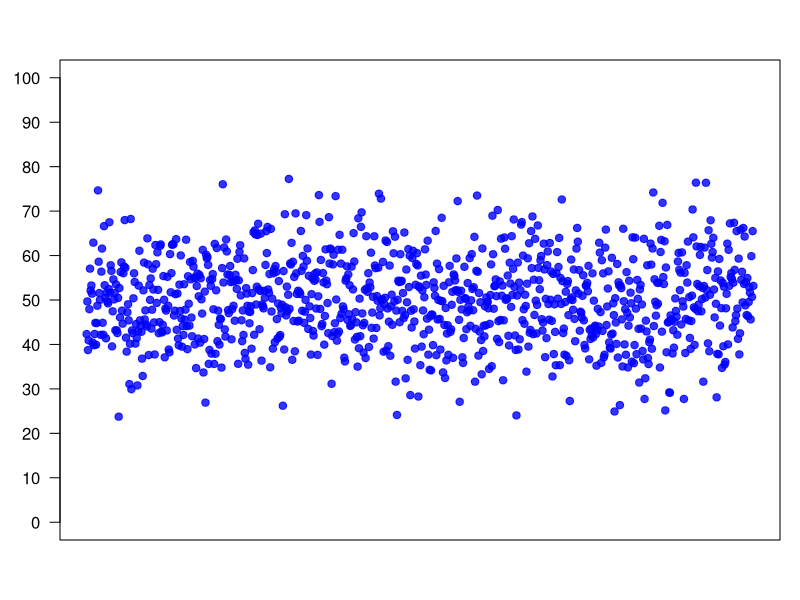
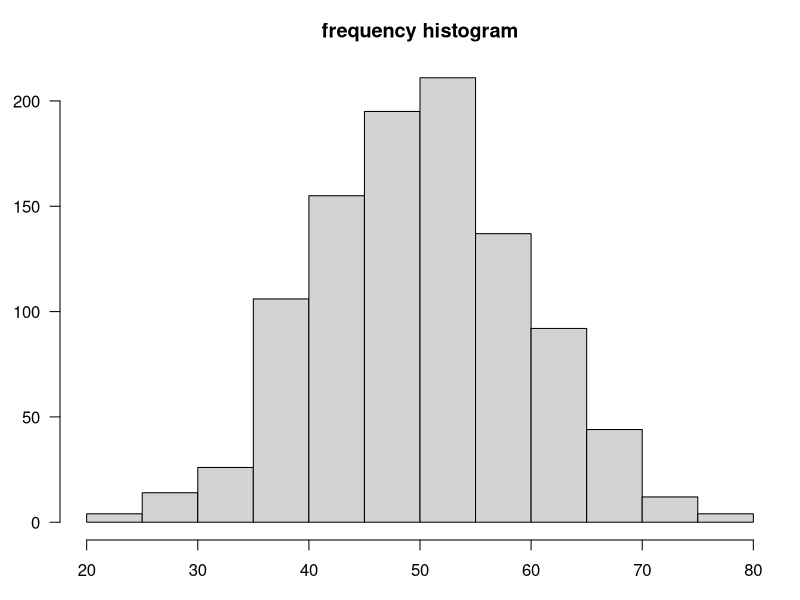
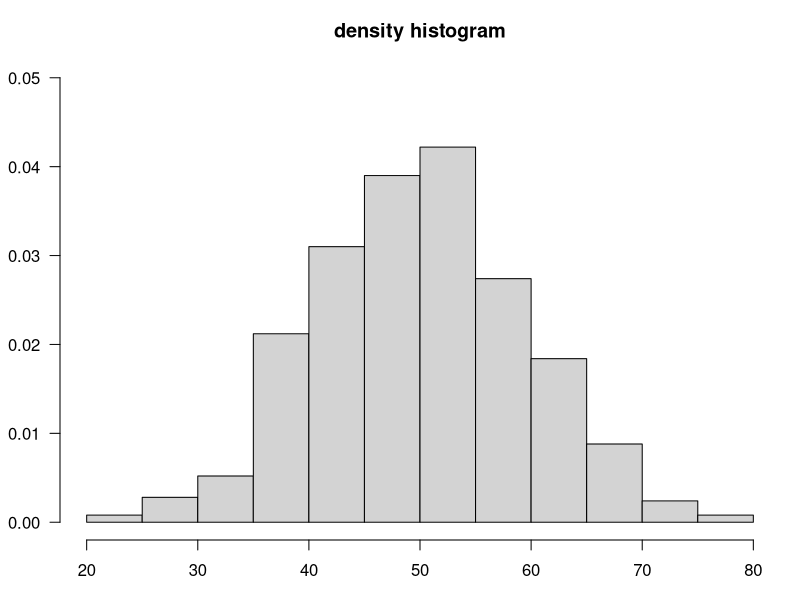
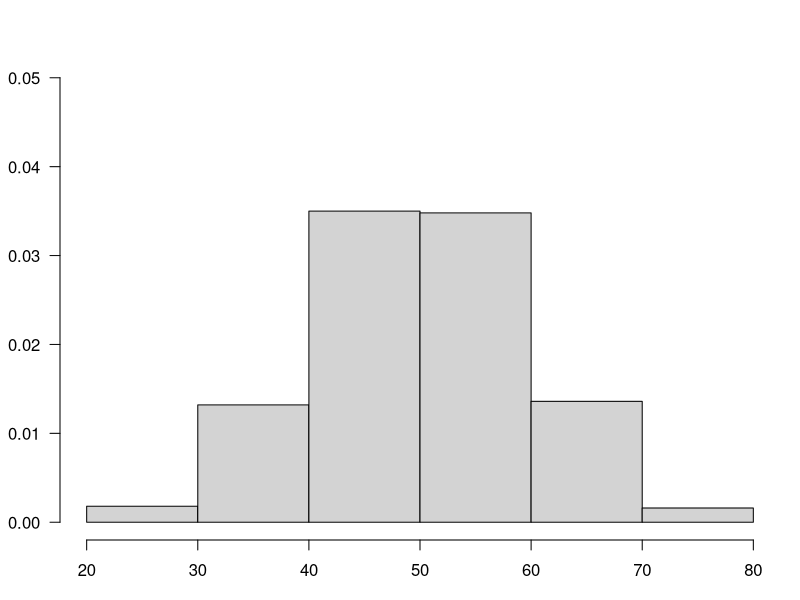
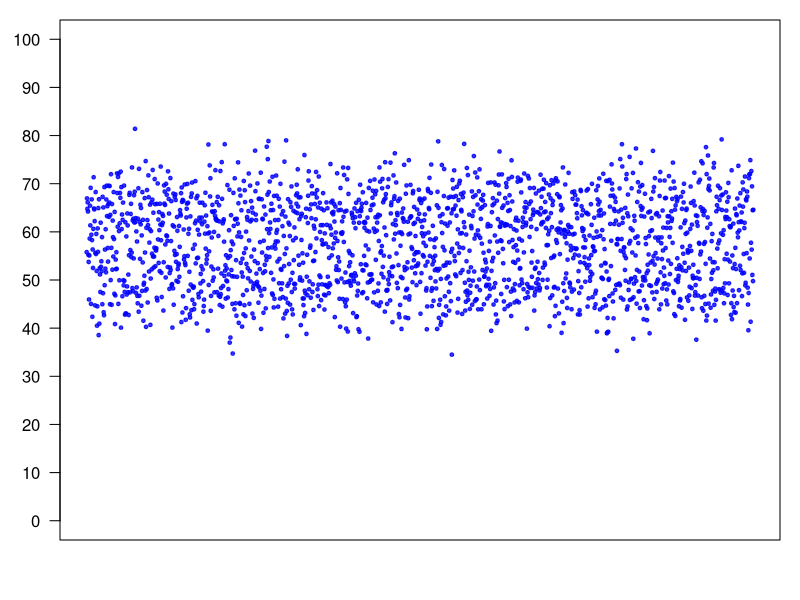
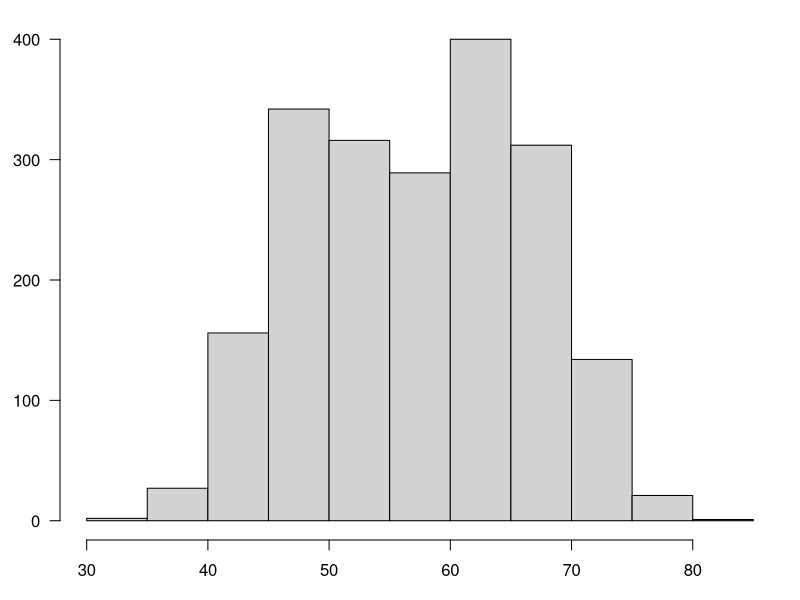
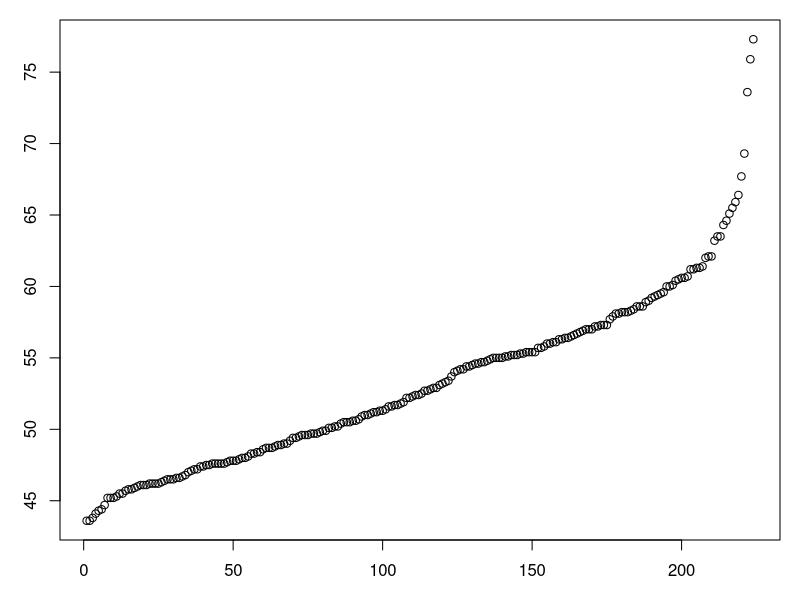
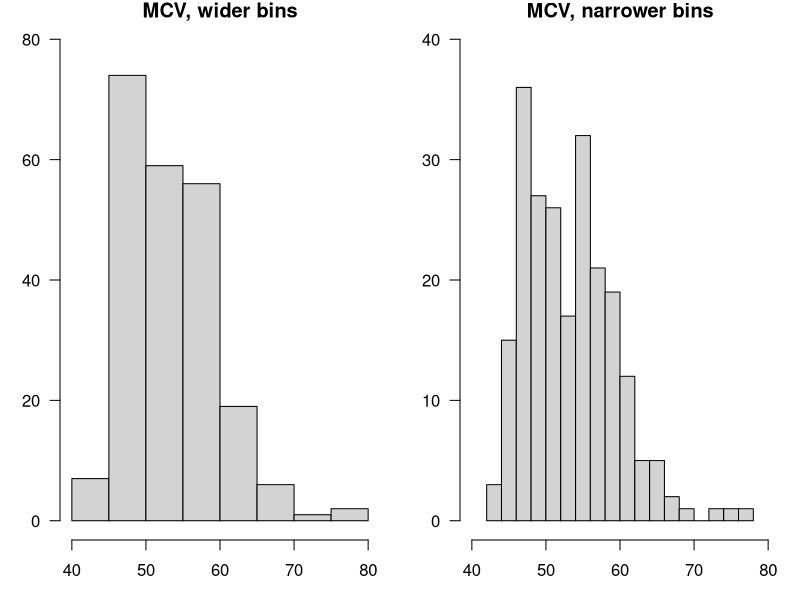

The R source for these figures, in order:
## ---- chunk 1
knitr::opts_chunk$set(echo = TRUE)
## ---- chunk 2
par(mar=c(3,3,3,1))

my_observations = rnorm(1000, mean=50, sd=10)
my_bivariate = c( rnorm(1000, mean=50, sd=5), rnorm(1000, mean=65, sd=5) )

MCV = c( 59.5,49.0,48.7,50.1,49.9,54.5,57.0,63.2,47.5,65.1,63.5,61.3,77.3,50.2,50.9,66.4,62.1,49.7,58.2,60.0,54.8,45.3,48.8,61.2,47.8,53.4,60.1,61.4,
57.9,61.2,62.1,64.6,61.3,45.8,65.9,47.6,59.4,63.5,52.2,51.8,75.9,51.3,60.6,55.7,69.3,50.5,57.7,54.6,67.7,60.5,54.4,58.6,73.6,60.0,53.2,49.6,
56.4,62.0,48.9,52.9,50.1,56.3,56.6,64.3,59.3,57.3,57.2,48.1,46.6,45.2,48.7,60.6,48.0,47.5,52.7,49.7,56.4,51.2,46.1,43.8,51.7,47.4,59.0,54.1,
47.9,43.6,47.6,53.7,45.2,48.7,49.7,46.6,51.2,46.1,50.6,54.2,47.4,52.7,51.7,50.6,49.5,55.1,51.9,59.6,46.3,51.0,48.3,50.2,56.5,56.3,46.5,45.8,
55.3,47.0,49.8,47.6,56.9,55.4,52.9,58.1,58.2,56.0,57.0,48.6,55.4,58.3,57.2,58.6,55.0,65.5,60.7,45.5,44.1,47.2,50.4,46.7,55.1,52.5,53.1,55.2,
52.3,50.5,48.9,45.2,53.3,48.4,55.0,55.4,49.2,43.6,52.2,51.6,49.0,51.0,60.4,45.7,55.0,50.5,46.8,46.4,46.5,54.4,46.1,48.4,56.1,55.2,56.8,58.1,
47.7,55.0,58.6,55.2,47.2,46.5,58.2,56.7,58.9,57.3,54.2,54.6,54.9,55.7,54.7,56.1,55.3,51.1,48.3,46.2,51.6,54.7,49.9,54.0,55.8,49.6,46.2,58.4,
52.4,44.7,47.8,59.2,57.3,49.6,45.9,44.3,57.0,44.4,47.8,49.4,50.7,56.0,47.6,52.8,46.0,47.6,51.4,55.4,45.5,46.2,47.1,51.3,52.4,49.4,48.0,46.2)

plot(my_observations,  pch=19, ylab="", xlab="",
     ylim=c(0,100), axes=FALSE, main="", col="#0000ffcc")
box()
axis(2, seq(from=0, to=100, by=10), las=1)
## ---- chunk 3
par(mar=c(3,3,3,1))
h=hist(my_observations, las=1, xlab="", 
        col="lightgray", main="frequency histogram")
## ---- chunk 4
freq_break_begin=h$breaks[which(h$counts==max(h$counts))][1]
freq_break_end=h$breaks[which(h$counts==max(h$counts))[1]+1]
## ---- chunk 5
par(mar=c(3,3,3,1))
h=hist(my_observations, las=1, xlab="", freq=FALSE, ylim=c(0,0.05),
       col="lightgray", main="density histogram")
## ---- chunk 6
par(mar=c(3,3,3,1))
h=hist(my_observations, las=1, xlab="", freq=FALSE, ylim=c(0,0.05),
       col="lightgray", main="", breaks=5)
## ---- chunk 7
par(mar=c(3,3,1,1))
plot(sample(my_bivariate),  pch=19, ylab="", xlab="",
     ylim=c(0,100), axes=FALSE, main="", col="#0000ffcc", cex=0.5)
box()
axis(2, seq(from=0, to=100, by=10), las=1)
## ---- chunk 8
par(mar=c(3,3,1,1))
h=hist(my_bivariate, las=1, xlab="", main="", 
       ylim=c(0,400), col="lightgray" )
## ---- chunk 9
plot( sort(MCV), xlab="Mouse number", ylab="MCV" )
## ---- chunk 10
summary(MCV)
## ---- chunk 11
layout(matrix(1:2,1,2))
par(mar=c(3,3,1,1))
hist(MCV, breaks=5, main="MCV, wider bins", col="lightgray", xlim=c(40,80), ylim=c(0,80), las=1 )
hist(MCV, breaks=20, main="MCV, narrower bins", col="lightgray", xlim=c(40,80), ylim=c(0,40), las=1 )
## ---- chunk 12
layout(matrix(1:3,1,3))
par(mar=c(3,3,1,2))
X = rnorm(50, 0, 0.25)
X = c(X, (-1*X) )
plot( X, pch=19, cex=0.5, las=1, ylim=c(-3,3) )
text( 100, -2.7, paste("mean:", round( mean(X), 2), sep=" " ), adj=1, font=2 )
text( 100, -3, paste("variance:", round( var(X), 2), sep=" " ), adj=1, font=2 )
#X = rnorm(100, 0, 0.75)
X2 = X * 2
plot( X2, pch=19, cex=0.5, las=1, ylim=c(-3,3) )
text( 100, -2.7, paste("mean:", round( mean(X2), 2), sep=" " ), adj=1, font=2 )
text( 100, -3, paste("variance:", round( var(X2), 2), sep=" " ), adj=1, font=2 )
#X = rnorm(100, 0, 1)
X3 = X * 3
plot( X3, pch=19, cex=0.5, las=1, ylim=c(-3,3) )
text( 100, -2.7, paste("mean:", round( mean(X3), 2), sep=" " ), adj=1, font=2 )
text( 100, -3, paste("variance:", round( var(X3), 2), sep=" " ), adj=1, font=2 )
## ---- chunk 13
layout(matrix(1:3,1,3, byrow=TRUE))
par(mar=c(3,3,1,2))
plot( X3, pch=19, cex=0.5, las=1, ylim=c(-3,3) )
text( 100, -2.4, paste("mean:", round( mean(X3), 2), sep=" " ), adj=1, font=2 )
text( 100, -2.7, paste("variance:", round( var(X3), 2), sep=" " ), adj=1, font=2 )
text( 100, -3, paste("sd:", round( sd(X3), 2), sep=" " ), adj=1, font=2 )
abline(0, 0)
abline( var(X3), 0, col="cornflowerblue", lwd=2 )
abline( -1*var(X3), 0, col="cornflowerblue", lwd=2 )
abline( sd(X3), 0, col="gold", lwd=2 )
abline( -1*sd(X3), 0, col="gold", lwd=2 )

X4 = X*4
plot( X4, pch=19, cex=0.5, las=1, ylim=c(-3,3) )
text( 100, -2.4, paste("mean:", round( mean(X4), 2), sep=" " ), adj=1, font=2 )
text( 100, -2.7, paste("variance:", round( var(X4), 2), sep=" " ), adj=1, font=2 )
text( 100, -3, paste("sd:", round( sd(X4), 2), sep=" " ), adj=1, font=2 )
abline(0, 0)
abline( var(X4), 0, col="cornflowerblue", lwd=2 )
abline( -1*var(X4), 0, col="cornflowerblue", lwd=2 )
abline( sd(X4), 0, col="gold" , lwd=2 )
abline( -1*sd(X4), 0, col="gold", lwd=2 )


X6 = X*6
plot( X6, pch=19, cex=0.5, las=1, ylim=c(-4,4) )
text( 100, -3.4, paste("mean:", round( mean(X6), 2), sep=" " ), adj=1, font=2 )
text( 100, -3.7, paste("variance:", round( var(X6), 2), sep=" " ), adj=1, font=2 )
text( 100, -4, paste("sd:", round( sd(X6), 2), sep=" " ), adj=1, font=2 )
abline(0, 0)
abline( var(X6), 0, col="cornflowerblue", lwd=2 )
abline( -1*var(X6), 0, col="cornflowerblue", lwd=2 )
abline( sd(X6), 0, col="gold", lwd=2 )
abline( -1*sd(X6), 0, col="gold", lwd=2 )


## ---- chunk 14
hist(my_observations)
## ---- chunk 15
hist(my_observations, 
     main="My observations", 
     freq=FALSE, 
     col="cornflowerblue", 
     xlab="days until relapse",
     ylab="density",
     breaks=20) 
